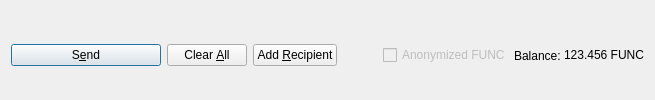
         <widget class="QFrame" name="frame_Send">
          <layout class="QHBoxLayout" name="horizontalLayout">
           <property name="bottomMargin">
            <number>0</number>
           </property>
           <item>
            <widget class="QPushButton" name="sendButton">
             <property name="minimumSize">
              <size>
               <width>150</width>
               <height>0</height>
              </size>
             </property>
             <property name="toolTip">
              <string>Confirm the send action</string>
             </property>
             <property name="text">
              <string>S&amp;end</string>
             </property>
             <property name="icon">
              <iconset resource="../func.qrc">
               <normaloff>:/icons/send</normaloff>:/icons/send</iconset>
             </property>
             <property name="autoDefault">
              <bool>false</bool>
             </property>
             <property name="default">
              <bool>true</bool>
             </property>
            </widget>
           </item>
           <item>
            <widget class="QPushButton" name="clearButton">
             <property name="sizePolicy">
              <sizepolicy hsizetype="Minimum" vsizetype="Fixed">
               <horstretch>0</horstretch>
               <verstretch>0</verstretch>
              </sizepolicy>
             </property>
             <property name="toolTip">
              <string>Clear all fields of the form.</string>
             </property>
             <property name="text">
              <string>Clear &amp;All</string>
             </property>
             <property name="icon">
              <iconset resource="../func.qrc">
               <normaloff>:/icons/remove</normaloff>:/icons/remove</iconset>
             </property>
             <property name="autoDefault">
              <bool>false</bool>
             </property>
            </widget>
           </item>
           <item>
            <widget class="QPushButton" name="addButton">
             <property name="toolTip">
              <string>Send to multiple recipients at once</string>
             </property>
             <property name="text">
              <string>Add &amp;Recipient</string>
             </property>
             <property name="icon">
              <iconset resource="../func.qrc">
               <normaloff>:/icons/add</normaloff>:/icons/add</iconset>
             </property>
             <property name="autoDefault">
              <bool>false</bool>
             </property>
            </widget>
           </item>
           <item>
            <spacer name="horizontalSpacer">
             <property name="orientation">
              <enum>Qt::Horizontal</enum>
             </property>
             <property name="sizeHint" stdset="0">
              <size>
               <width>40</width>
               <height>20</height>
              </size>
             </property>
            </spacer>
           </item>
           <item>
            <layout class="QHBoxLayout" name="horizontalLayout_2">
             <property name="spacing">
              <number>3</number>
             </property>
             <item>
              <widget class="QCheckBox" name="checkzFUNC">
               <property name="enabled">
                <bool>false</bool>
               </property>
               <property name="text">
                <string>Anonymized FUNC</string>
               </property>
              </widget>
             </item>
             <item>
              <widget class="QLabel" name="label">
               <property name="text">
                <string>Balance:</string>
               </property>
              </widget>
             </item>
             <item>
              <widget class="QLabel" name="labelBalance">
               <property name="sizePolicy">
                <sizepolicy hsizetype="Preferred" vsizetype="Fixed">
                 <horstretch>0</horstretch>
                 <verstretch>0</verstretch>
                </sizepolicy>
               </property>
               <property name="cursor">
                <cursorShape>IBeamCursor</cursorShape>
               </property>
               <property name="text">
                <string notr="true">123.456 FUNC</string>
               </property>
               <property name="textInteractionFlags">
                <set>Qt::LinksAccessibleByMouse|Qt::TextSelectableByKeyboard|Qt::TextSelectableByMouse</set>
               </property>
              </widget>
             </item>
            </layout>
           </item>
          </layout>
         </widget>
